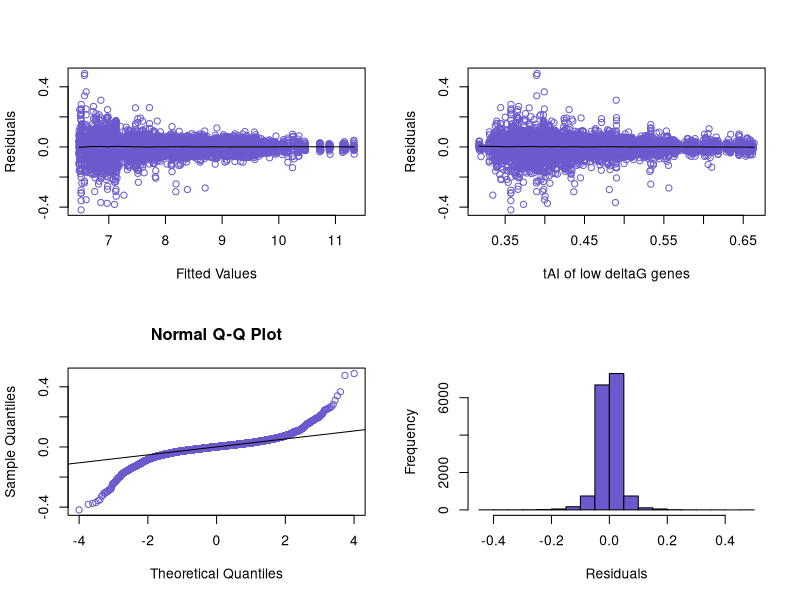
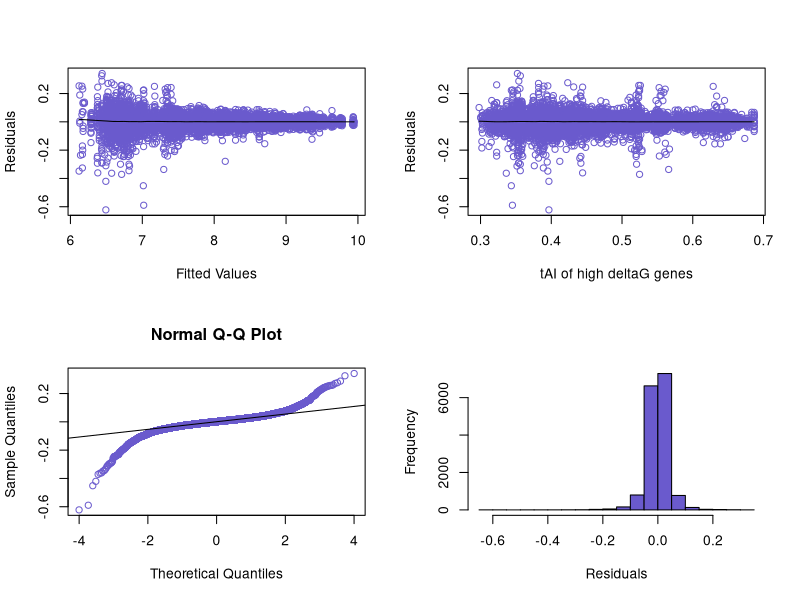

Write the R code that produced these figures, in order.
## ---- chunk 1
knitr::opts_chunk$set(echo = TRUE)
## ---- chunk 2
library(car)
library(lme4)
library(reshape2)
## ---- chunk 3
response <- read.csv('n_PPR_723_d_lowG.csv')
dataset <- melt(response, id.vars = "gene", variable.name = "strain", value.name = "PPR")
dataset$logPPR <- log(dataset$PPR)
## ---- chunk 4
explanatory0 <- read.csv('tAI_723_YRC_diff_d_lowG.csv')
explanatory0 <- melt(explanatory0, id.vars = "gene", variable.name = "strain", value.name = "tAI_low_G")
dataset$tAI_low_G <- explanatory0$tAI_low_G
## ---- chunk 5
explanatory1 <- read.csv('PA_medians_723_lowG.csv')
explanatory1 <- melt(explanatory1, id.vars = "gene", variable.name = "strain", value.name = "medianPA")
dataset$medianPA = explanatory1$medianPA/10000
head(dataset)
## ---- chunk 6
lmm0 <- lmer(logPPR ~ tAI_low_G + (1+tAI_low_G|gene) + (1+tAI_low_G|medianPA), data=dataset, REML = FALSE, control = lmerControl(optimizer="bobyqa", optCtrl=list(maxfun=1e5)))
summary(lmm0)
## ---- chunk 7
lmm1 <- lmer(logPPR ~ (1+tAI_low_G|gene) + (1+tAI_low_G|medianPA), data=dataset, REML = FALSE, control = lmerControl(optimizer="bobyqa", optCtrl=list(maxfun=1e5)))
lowG<-anova(lmm0, lmm1)
lowG
## ---- chunk 8
lowG[2,8]
## ---- chunk 9
confint(lmm0, parm="tAI_low_G", level=0.95)
## ---- chunk 10
par(mfrow=c(2,2))
res = residuals(lmm0)

scatter.smooth(fitted(lmm0), res, col='slateblue', span=0.1, xlab='Fitted Values', ylab='Residuals')
scatter.smooth(dataset$tAI_low_G, res, col='slateblue', span=0.1, xlab='tAI of low deltaG genes', ylab='Residuals')
qqnorm(res, col='slateblue')
qqline(res)
hist(res, main='', xlab='Residuals', ylab='Frequency', col='slateblue')
## ---- chunk 11
response <- read.csv('n_PPR_724_d_highG.csv')
dataset <- melt(response, id.vars = "gene", variable.name = "strain", value.name = "PPR")
dataset$logPPR <- log(dataset$PPR)
## ---- chunk 12
explanatory0 <- read.csv('tAI_724_YRC_diff_d_highG.csv')
explanatory0 <- melt(explanatory0, id.vars = "gene", variable.name = "strain", value.name = "tAI_high_G")
dataset$tAI_high_G <- explanatory0$tAI_high_G
## ---- chunk 13
explanatory1 <- read.csv('PA_medians_724_highG.csv')
explanatory1 <- melt(explanatory1, id.vars = "gene", variable.name = "strain", value.name = "medianPA")
dataset$medianPA = explanatory1$medianPA/10000
head(dataset)
## ---- chunk 14
lmm0 <- lmer(logPPR ~ tAI_high_G + (1+tAI_high_G|gene) + (1+tAI_high_G|medianPA), data=dataset, REML = FALSE, control = lmerControl(optimizer="bobyqa", optCtrl=list(maxfun=1e5)))
summary(lmm0)
## ---- chunk 15
lmm1 <- lmer(logPPR ~ (1+tAI_high_G|gene) + (1+tAI_high_G|medianPA), data=dataset, REML = FALSE, control = lmerControl(optimizer="bobyqa", optCtrl=list(maxfun=1e5)))
highG<-anova(lmm0, lmm1)
highG
## ---- chunk 16
highG[2,8]
## ---- chunk 17
confint(lmm0, parm="tAI_high_G", level=0.95)
## ---- chunk 18
par(mfrow=c(2,2))
res = residuals(lmm0)

scatter.smooth(fitted(lmm0), res, col='slateblue', span=0.1, xlab='Fitted Values', ylab='Residuals')
scatter.smooth(dataset$tAI_high_G, res, col='slateblue', span=0.1, xlab='tAI of high deltaG genes', ylab='Residuals')
qqnorm(res, col='slateblue')
qqline(res)
hist(res, main='', xlab='Residuals', ylab='Frequency', col='slateblue')
